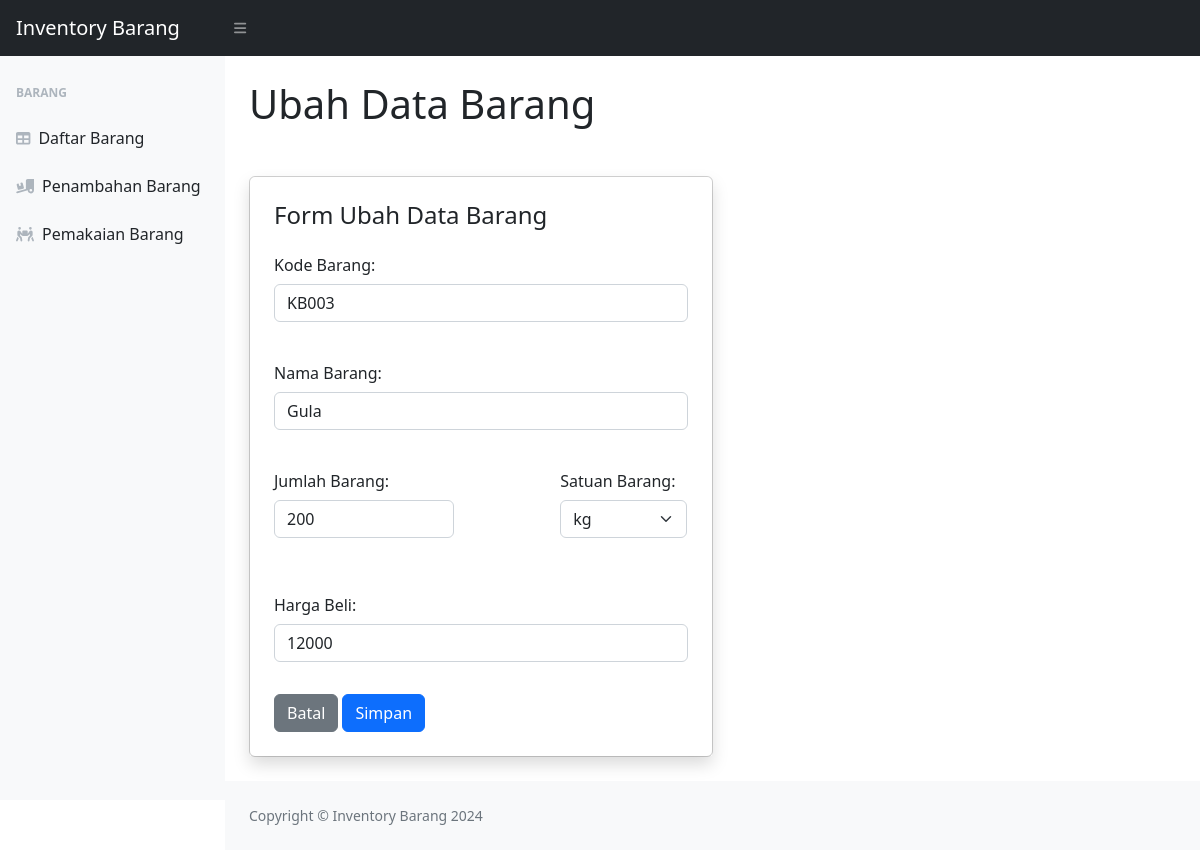
/ubah.php?id=4, run on the app's committed database.
### tables this page shows
CREATE TABLE `barang` (
  `id_barang` int(10) NOT NULL,
  `kode_barang` varchar(20) NOT NULL,
  `nama_barang` varchar(50) NOT NULL,
  `jumlah_barang` int(10) NOT NULL,
  `satuan_barang` varchar(20) NOT NULL,
  `harga_beli` double(20,0) NOT NULL,
  `status_barang` tinyint(1) NOT NULL
);

### function.php (called while the page is built, shortened)
<?php
$host = "localhost";
$user = "root";
$pass = "";
$db = "inventory";
$conn = mysqli_connect($host, $user, $pass, $db);
function query($query)
{
    global $conn;
    $result = mysqli_query($conn, $query);
    $rows = [];
    while ($row = mysqli_fetch_assoc($result)) {
        $rows[] = $row;
    }
    return $rows;
}

### ubah.php (the view, shortened to what this page needs)
<?php
require 'function.php';
$id = $_GET["id"];
if ($id) {
    $barang = query("SELECT * FROM barang WHERE id_barang = $id");
    if (count($barang) > 0) {
        $barang = $barang[0];
    } else {
        $_SESSION['message'] = "Data barang tidak ditemukan.";
        $_SESSION['msg_type'] = "danger";
        header("Location: index.php");
        exit;
    }
} else {
    $_SESSION['message'] = "ID barang tidak valid.";
    $_SESSION['msg_type'] = "danger";
    header("Location: index.php");
    exit;
}
?>
<!DOCTYPE html>
<html lang="en">
<head>
    <link href="https://cdn.jsdelivr.net/npm/simple-datatables@7.1.2/dist/style.min.css" rel="stylesheet" />
    <link href="css/styles.css" rel="stylesheet" />
</head>
<body class="sb-nav-fixed">
    <nav class="sb-topnav navbar navbar-expand navbar-dark bg-dark">
        <a class="navbar-brand ps-3" href="index.php">Inventory Barang</a>
        <button class="btn btn-link btn-sm order-1 order-lg-0 me-4 me-lg-0" id="sidebarToggle" href="#!"><i class="fas fa-bars"></i></button>
    </nav>
    <div id="layoutSidenav">
        <div id="layoutSidenav_nav">
            <nav class="sb-sidenav accordion sb-sidenav-light" id="sidenavAccordion">
                <div class="sb-sidenav-menu">
                    <div class="nav">
                        <div class="sb-sidenav-menu-heading">Barang</div>
                        <a class="nav-link" href="index.php">
                            <div class="sb-nav-link-icon"><i class="fas fa-table"></i></div>
                            Daftar Barang
                        </a>
                        <a class="nav-link" href="penambahan.php">
                            <div class="sb-nav-link-icon"><i class="fa-solid fa-truck-ramp-box"></i></div>
                            Penambahan Barang
                        </a>
                        <a class="nav-link" href="pemakaian.php">
                            <div class="sb-nav-link-icon"><i class="fa-solid fa-people-carry-box"></i></div>
                            Pemakaian Barang
                        </a>
                    </div>
                </div>
            </nav>
        </div>
        <div id="layoutSidenav_content">
            <main>
                <div class="container-fluid px-4">
                    <h1 class="mt-4 mb-5">Ubah Data Barang</h1>
                    <div class="card col-sm-6 mb-4">
                        <div class="card-body shadow p-4">
                            <h4 class="mb-3">Form Ubah Data Barang</h4>
                            <form action="" method="post" class="row g-3">
                                <div class="mb-3">
                                    <label for="kode-barang" class="col-form-label">Kode Barang:</label>
                                    <input type="text" class="form-control" id="kode" name="kode" value="<?= $barang["kode_barang"] ?>" required>
                                </div>
                                <div class=" mb-3">
                                    <label for="nama-barang" class="col-form-label">Nama Barang:</label>
                                    <input type="text" class="form-control" name="nama" id="nama" value="<?= $barang["nama_barang"] ?>" required>
                                </div>
                                <div class=" mb-3 col col-sm-8">
                                    <div class="mb-3 col col-sm-8">
                                        <label for="jumlah-barang" class="col-form-label">Jumlah Barang:</label>
                                        <input type="number" class="form-control" name="jumlah" id="jumlah" value="<?= $barang["jumlah_barang"] ?>" required>
                                    </div>
                                </div>
                                <div class=" mb-3 col col-sm-4">
                                    <label for="satuan-barang" class="col-form-label">Satuan Barang:</label>
                                    <select name="satuan" id="satuan" class="form-select" value="<?= $barang["satuan_barang"] ?>" required>
                                        <option value="kg" <?= $barang["satuan_barang"] == "kg" ? "selected" : "" ?>>kg</option>
                                    </select>
                                </div>
                                <div class="mb-3">
                                    <label for="harga" class="col-form-label">Harga Beli:</label>
                                    <input type="number" class="form-control" name="harga" id="harga" value="<?= $barang["harga_beli"] ?>" required>
                                </div>
                                <div class=" footer">
                                    <button type="button" class="btn btn-secondary" onclick="window.location.href='index.php'">Batal</button>
                                    <button type="submit" name="submit" class="btn btn-primary">Simpan</button>
                                </div>
                            </form>
                        </div>
                    </div>
                </div>
            </main>
            <footer class="py-4 bg-light mt-auto">
                <div class="container-fluid px-4">
                    <div class="d-flex align-items-center justify-content-between small">
                        <div class="text-muted">Copyright &copy; Inventory Barang 2024</div>
                    </div>
                </div>
            </footer>
        </div>
    </div>
</body>
</html>

### data on the page
barang: kode "KB003", nama "Gula", jumlah "200", satuan "kg", harga "12000"
